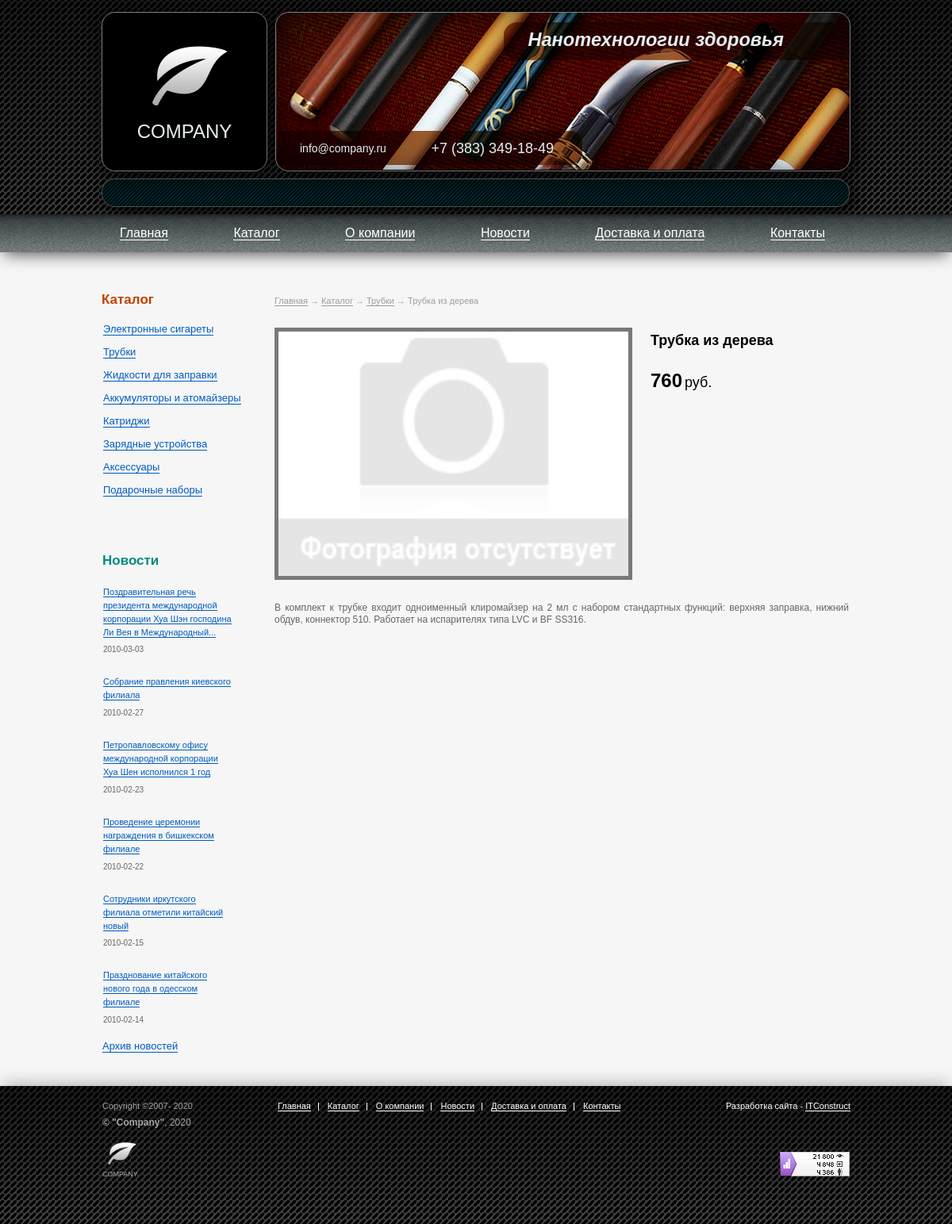
Page /company/product.php?id=2 on the committed database.
### tables this page shows
CREATE TABLE Category (
	id INT AUTO_INCREMENT PRIMARY KEY NOT NULL,
	name VARCHAR(255) NOT NULL,
	image VARCHAR(255)
);

CREATE TABLE Product (
	id INT AUTO_INCREMENT PRIMARY KEY NOT NULL,
	name VARCHAR(255) NOT NULL,
	image VARCHAR(255),
    	price FLOAT NOT NULL,
    	description TEXT,
    	main_category INT NOT NULL,
	FOREIGN KEY (main_category) REFERENCES Category (id) ON DELETE CASCADE ON UPDATE CASCADE
);

CREATE TABLE News (
	id INT AUTO_INCREMENT PRIMARY KEY NOT NULL,
	header VARCHAR(255) NOT NULL,
	date DATE NOT NULL,
    	preview TEXT,
    	description TEXT
);

### company/includes/lib.php (called while the page is built, shortened)
<?php
require 'includes/DBconnect.php';
function getResult($sql)
{
    global $link;
    if ($sql)
    {
        $res = mysqli_query($link, $sql);
        return $res;
    }
}
function clearInt($data)
{
    return abs((int)$data);
}
function getCategories()
{
    $sql = "SELECT id, name, image FROM Category";
    return $categories = getResult($sql);
}
function getNews()
{
    $sql = 'SELECT id, header, date FROM News ORDER BY date DESC LIMIT '.KOL_NEWS_SB;
    return $news = getResult($sql);
}

### company/application/models/product.php (called while the page is built, shortened)
<?php require 'includes/lib.php';
$id = clearInt($_GET['id']);
$sqlp = "SELECT * FROM Product WHERE id = $id";
$resp = getResult($sqlp);
$sql_cat = "SELECT c.id, c.name FROM Category c";
if ($_GET["cat_id"])
{
    $cat_id = $_GET["cat_id"];
    $sql_cat = $sql_cat . " WHERE id = $cat_id";
}
else
{
    foreach ($resp as $row_cat)
        $sql_cat = $sql_cat . " JOIN product_category pc ON c.id = pc.category_id JOIN product p ON pc.product_id = p.id WHERE (p.main_category = c.id) AND (p.id = $id)";
}
$res_cat = getResult($sql_cat);

### company/includes/config.php (called while the page is built, shortened)
<?php
$menu = [
    '/index.php' => 'Главная',
    '/catalog.php' => 'Каталог',
    '/about.php' => 'О компании',
    '/news.php' => 'Новости',
    '/paydelivery.php' => 'Доставка и оплата',
    '/contacts.php' => 'Контакты',
];

### company/application/views/product.php (the view, shortened to what this page needs)
<?php
require 'application/models/product.php';
require 'includes/template_header.php';
?>
<nav class="bread-crumbs-container product__bread-crumbs">
    <ul class="bread-crumbs">
        <li class="bread-crumb"><a class="bread-crumb__link" href="index.php">Главная</a></li>
        <li class="bread-crumb"><a class="bread-crumb__link" href="catalog.php">Каталог</a></li>
        <?if ($resp):
            foreach ($resp as $prod):?>
                <?foreach ($res_cat as $row):?>
                    <li class="bread-crumb"><a class="bread-crumb__link" href="catalog.php?cat_id=<?=$row["id"]?>"><?=$row["name"]?></a></li>
                    <li class="bread-crumb bread-crumb_current"><?=$prod["name"]?></li>
                <?endforeach;?>
    </ul>
</nav>
                <section class="product">
                    <h1 class="product__info-block-part product__headline"><?=$prod["name"]?></h1>
                    <?if (file_exists($prod['image'])):?>
                        <img class="product__image" src="<?=$prod["image"]?>" alt="<?=$prod["name"]?>">
                    <?else:?>
                        <img class="product__image" src="img/category-none.jpg" alt="Упс! Здесь было фото сигареты, но теперь его нет :(">
                    <?endif;?>
                    <span class="good-price good_price product__info-block-part product__info-price"><?=$prod["price"]?><small class="good-price__currency"> руб.</small></span>
                    <article class="product__description">
                        <?=$prod["description"]?>
                    </article>
                </section>
            <?endforeach;?>
        <?endif;?>
<? require 'includes/template_footer.php' ?>

### company/application/views/includes/template_footer.php (shortened to what this page needs)
<?php
$year = strftime('%Y');
?>
</main>
<div class="sidebar">
    <?
    $categories = getCategories();
    if ($categories):?>
    <section class="catalog">
        <h2 class="sidebar__headline">Каталог</h2>
        <ul class="catalog-list">
            <?
				foreach ($categories as $cat):?>
					<li class="catalog-list__item"><a class="catalog-list__link" href="catalog.php?cat_id=<?=$cat["id"]?>"><?=$cat["name"]?></a></li>
                <?endforeach;?>
        </ul>
    </section>
    <?endif;?>
    <?
    $news = getNews();
    if ($news):?>
    <section class="news">
        <h2 class="sidebar__headline news__headline">Новости</h2>
        <ul class="news-list">
            <?
				foreach ($news as $new):?>
					<li class="news-item">
						<a class="news-item__link" href="news-detail.php?id=<?=$new["id"]?>"><?=$new["header"]?></a>
						<span class="news-item__date"><?=$new["date"]?></span>
					</li>
				<?endforeach;?>
        </ul>
        <span class="archive"><a class="archive__link" href="news.php">Архив новостей</a></span>
    </section>
    <?endif;?>
</div>
</div>
</div>
<footer class="page-footer">
    <div class="wrapper page-footer__wrapper">
        <div class="copyright">
            <span class="copyright__part copyright__lifetime">Copyright ©2007-
                <?=$year;?></span>
            <span class="copyright__part copyright__company-lifetime"><b>© "Company"</b>,
                <?=$year;?></span>
            <img class="copyright__image" src="img/logo.png" alt="Company-logo">
            <span class="copyright__part copyrhigt__company-name">Company</span>
        </div>
        <nav class="footer-nav">
            <ul class="footer-nav__list">
                <?
                    foreach($menu as $address => $title):
                        if ($title == 'Новость'): break;
                        else:?>
                <li class="footer-nav__list-item"><a class="footer-nav__link" href="<?=$address?>"><?=$title?></a></li>
                <?endif?>
                <?endforeach?>
            </ul>
        </nav>
        <div class="developer">
            <span class="developer__ref">Разработка сайта - <a class="developer__link"
                    href="http://itconstruct.ru">ITConstruct</a></span>
            <img class="counter" src="img/counter.png" alt="Page-counter">
        </div>
    </div>
</footer>
</body>
</html>

### rows in the picture
product: name "Трубка из дерева", price "760", description "В комплект к трубке входит одноименный клиромайзер на 2 мл с набором стандартных функций: верхняя заправка, нижний обдув, коннектор 510. Работает на испарителях типа LVC и BF SS316."
category: name "Трубки"
category: name "Электронные сигареты"
category: name "Жидкости для заправки"
category: name "Аккумуляторы и атомайзеры"
category: name "Катриджи"
category: name "Зарядные устройства"
category: name "Аксессуары"
category: name "Подарочные наборы"
news: header "Поздравительная речь президента международной корпорации Хуа Шэн господина Ли Вея в Международный...", date "2010-03-03"
news: header "Собрание правления киевского филиала", date "2010-02-27"
news: header "Петропавловскому офису международной корпорации Хуа Шен исполнился 1 год", date "2010-02-23"
news: header "Проведение церемонии награждения в бишкекском филиале", date "2010-02-22"
news: header "Сотрудники иркутского филиала отметили китайский новый", date "2010-02-15"
news: header "Празднование китайского нового года в одесском филиале", date "2010-02-14"

### other values in the picture
$key "Главная"
$key "Каталог"
$key "О компании"
$key "Новости"
$key "Доставка и оплата"
$key "Контакты"
$year "2020"
$title "Главная"
$title "Каталог"
$title "О компании"
$title "Новости"
$title "Доставка и оплата"
$title "Контакты"
